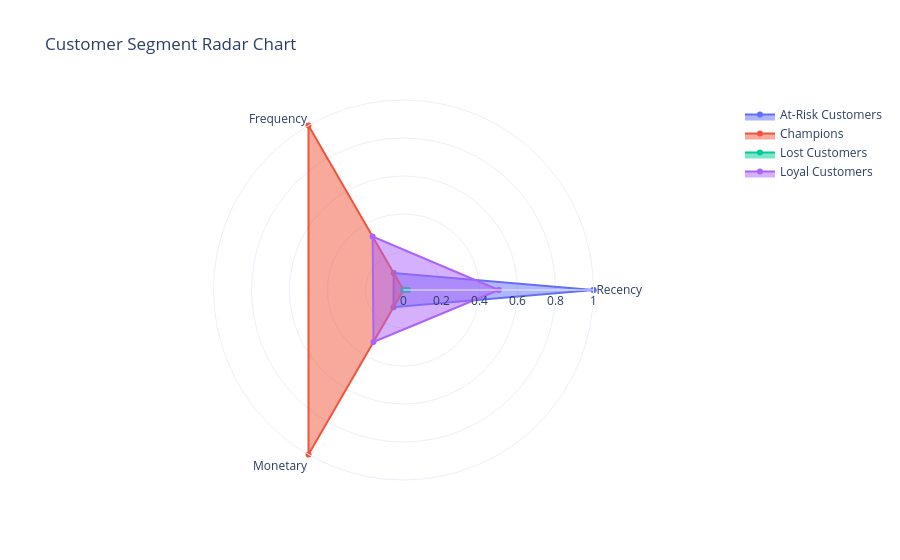

Notebook code for this chart:
### Code cell
# Radar chart of segment profiles
from plotly.subplots import make_subplots

cats = ['Recency', 'Frequency', 'Monetary']
seg_means = rfm.groupby('Segment')[cats].mean()
seg_means_norm = (seg_means - seg_means.min()) / (seg_means.max() - seg_means.min())

fig = go.Figure()
for seg in seg_means_norm.index:
    vals = seg_means_norm.loc[seg].tolist()
    vals += [vals[0]]  # close the loop
    fig.add_trace(go.Scatterpolar(
        r=vals, theta=cats + [cats[0]],
        fill='toself', name=seg
    ))
fig.update_layout(
    polar=dict(radialaxis=dict(visible=True, range=[0,1])),
    title='Customer Segment Radar Chart',
    template='plotly_white'
)
fig.show()

### Figure 1 — Plotly figure (JSON) as saved in the notebook; plotly's stock layout.template omitted (floating-point values rounded to 4 significant figures)
{"data": [{"fill": "toself", "name": "At-Risk Customers", "r": [1, 0.1035, 0.105, 1], "theta": ["Recency", "Frequency", "Monetary", "Recency"], "type": "scatterpolar"}, {"fill": "toself", "name": "Champions", "r": [0, 1, 1, 0], "theta": ["Recency", "Frequency", "Monetary", "Recency"], "type": "scatterpolar"}, {"fill": "toself", "name": "Lost Customers", "r": [0.02303, 0, 0, 0.02303], "theta": ["Recency", "Frequency", "Monetary", "Recency"], "type": "scatterpolar"}, {"fill": "toself", "name": "Loyal Customers", "r": [0.5012, 0.325, 0.3161, 0.5012], "theta": ["Recency", "Frequency", "Monetary", "Recency"], "type": "scatterpolar"}], "layout": {"polar": {"radialaxis": {"range": [0, 1], "visible": true}}, "title": {"text": "Customer Segment Radar Chart"}}}
